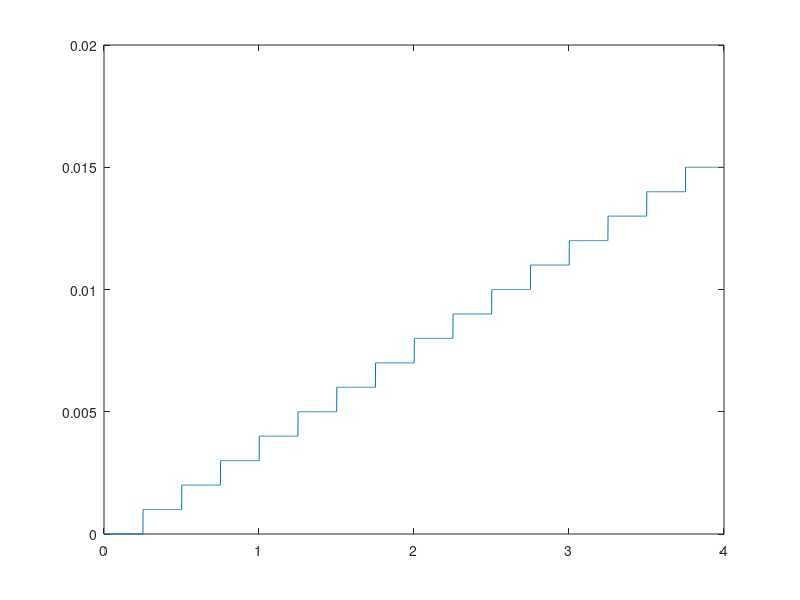

Write the MATLAB code that produced this figure.
%avem 4 niveluri
N = 4; 
ts = 0.001;
t = 0:ts:N;
j = 1;
for i = 1:length(t)
if t(i)<= j*0.25
if j<= length(t)
x(i) = t(j);
else
x(i) = 0;
end
else
if j<= length(t)
x(i) = t(j);
end
j = j+1;
end
end
axis([0 20 -5 3])
plot(t,x);
